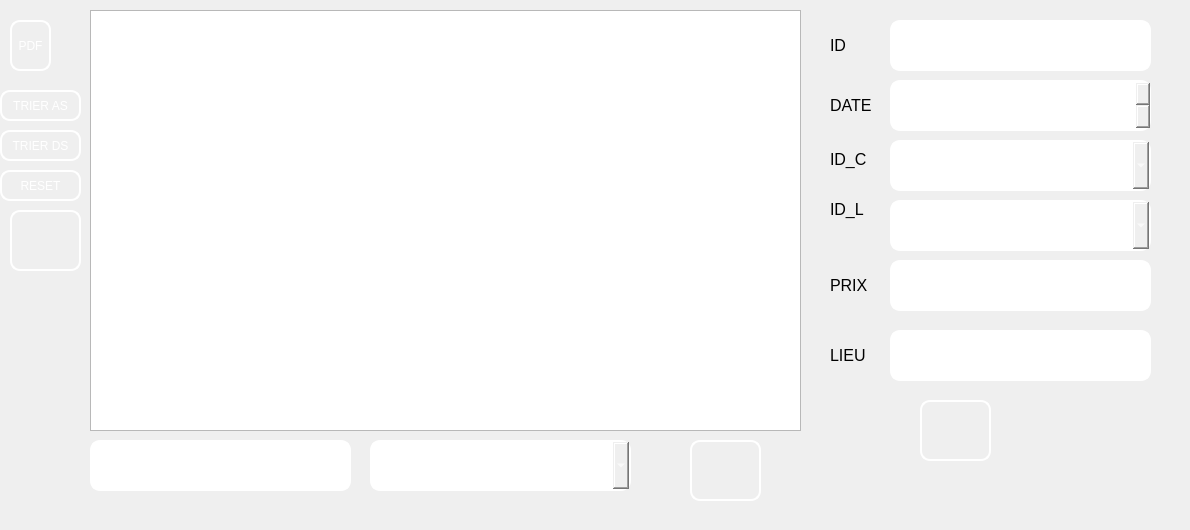
     <widget class="QWidget" name="tab_8">
      <attribute name="title">
       <string>Aficher les livraisons</string>
      </attribute>
      <widget class="QTableView" name="tablivraison">
       <property name="geometry">
        <rect>
         <x>90</x>
         <y>10</y>
         <width>711</width>
         <height>421</height>
        </rect>
       </property>
       <property name="styleSheet">
        <string notr="true">background-image: url(:/img/img/Sans titre - 1.jpg);</string>
       </property>
      </widget>
      <widget class="QPushButton" name="pushButton_trilivraisonas">
       <property name="enabled">
        <bool>true</bool>
       </property>
       <property name="geometry">
        <rect>
         <x>0</x>
         <y>90</y>
         <width>81</width>
         <height>31</height>
        </rect>
       </property>
       <property name="toolTip">
        <string>&lt;html&gt;&lt;head/&gt;&lt;body&gt;&lt;p&gt;RACE&lt;/p&gt;&lt;/body&gt;&lt;/html&gt;</string>
       </property>
       <property name="styleSheet">
        <string notr="true">background-image: url(:/img/img/Microsoft-EP_Graphic_10.16.jpg);
border-style: solid;
color: rgb(255, 255, 255);
border-color: white;
border-width: 2px;
border-radius: 10px;</string>
       </property>
       <property name="text">
        <string>TRIER AS</string>
       </property>
       <property name="icon">
        <iconset>
         <normaloff>../../Desktop/images.png</normaloff>../../Desktop/images.png</iconset>
       </property>
       <property name="iconSize">
        <size>
         <width>78</width>
         <height>100</height>
        </size>
       </property>
      </widget>
      <widget class="QPushButton" name="pushButton_trilivraisonds">
       <property name="enabled">
        <bool>true</bool>
       </property>
       <property name="geometry">
        <rect>
         <x>0</x>
         <y>130</y>
         <width>81</width>
         <height>31</height>
        </rect>
       </property>
       <property name="toolTip">
        <string>&lt;html&gt;&lt;head/&gt;&lt;body&gt;&lt;p&gt;RACE&lt;/p&gt;&lt;/body&gt;&lt;/html&gt;</string>
       </property>
       <property name="styleSheet">
        <string notr="true">background-image: url(:/img/img/Microsoft-EP_Graphic_10.16.jpg);
border-style: solid;
color: rgb(255, 255, 255);
border-color: white;
border-width: 2px;
border-radius: 10px;</string>
       </property>
       <property name="text">
        <string>TRIER DS</string>
       </property>
       <property name="icon">
        <iconset>
         <normaloff>../../Desktop/images.png</normaloff>../../Desktop/images.png</iconset>
       </property>
       <property name="iconSize">
        <size>
         <width>78</width>
         <height>100</height>
        </size>
       </property>
      </widget>
      <widget class="QPushButton" name="pushButton_resetlivraison">
       <property name="enabled">
        <bool>true</bool>
       </property>
       <property name="geometry">
        <rect>
         <x>0</x>
         <y>170</y>
         <width>81</width>
         <height>31</height>
        </rect>
       </property>
       <property name="toolTip">
        <string>&lt;html&gt;&lt;head/&gt;&lt;body&gt;&lt;p&gt;RACE&lt;/p&gt;&lt;/body&gt;&lt;/html&gt;</string>
       </property>
       <property name="styleSheet">
        <string notr="true">background-image: url(:/img/img/Microsoft-EP_Graphic_10.16.jpg);
border-style: solid;
color: rgb(255, 255, 255);
border-color: white;
border-width: 2px;
border-radius: 10px;</string>
       </property>
       <property name="text">
        <string>RESET</string>
       </property>
       <property name="icon">
        <iconset>
         <normaloff>../../Desktop/images.png</normaloff>../../Desktop/images.png</iconset>
       </property>
       <property name="iconSize">
        <size>
         <width>78</width>
         <height>100</height>
        </size>
       </property>
      </widget>
      <widget class="QLineEdit" name="lineEdit_recherchelivraison">
       <property name="geometry">
        <rect>
         <x>90</x>
         <y>440</y>
         <width>261</width>
         <height>51</height>
        </rect>
       </property>
       <property name="styleSheet">
        <string notr="true">background-image: url(:/img/img/Microsoft-EP_Graphic_10.16.jpg);
border-style: solid;
color: rgb(255, 255, 255);
border-color: white;
border-width: 2px;
border-radius: 10px;</string>
       </property>
      </widget>
      <widget class="QPushButton" name="pushButton_pdfl">
       <property name="enabled">
        <bool>true</bool>
       </property>
       <property name="geometry">
        <rect>
         <x>10</x>
         <y>20</y>
         <width>41</width>
         <height>51</height>
        </rect>
       </property>
       <property name="toolTip">
        <string>&lt;html&gt;&lt;head/&gt;&lt;body&gt;&lt;p&gt;RACE&lt;/p&gt;&lt;/body&gt;&lt;/html&gt;</string>
       </property>
       <property name="styleSheet">
        <string notr="true">border-style: solid;
background-image: url(:/img/img/1200px-PDF_file_icon.svg.png);
border-color: white;
border-width: 2px;
border-radius: 10px;
color: rgb(255, 255, 255);
</string>
       </property>
       <property name="text">
        <string>PDF</string>
       </property>
       <property name="icon">
        <iconset>
         <normaloff>../../Desktop/images.png</normaloff>../../Desktop/images.png</iconset>
       </property>
       <property name="iconSize">
        <size>
         <width>78</width>
         <height>100</height>
        </size>
       </property>
      </widget>
      <widget class="QComboBox" name="comboBox_recherchelivraison">
       <property name="geometry">
        <rect>
         <x>370</x>
         <y>440</y>
         <width>261</width>
         <height>51</height>
        </rect>
       </property>
       <property name="styleSheet">
        <string notr="true">border-style: solid;
border-color: white;
border-width: 2px;
border-radius: 10px;
color: rgb(255, 255, 255);
</string>
       </property>
       <item>
        <property name="text">
         <string>ID</string>
        </property>
       </item>
       <item>
        <property name="text">
         <string>IDC</string>
        </property>
       </item>
       <item>
        <property name="text">
         <string>PRIX</string>
        </property>
       </item>
      </widget>
      <widget class="QPushButton" name="pushButton_supprimerl">
       <property name="geometry">
        <rect>
         <x>690</x>
         <y>440</y>
         <width>71</width>
         <height>61</height>
        </rect>
       </property>
       <property name="styleSheet">
        <string notr="true">border-style: solid;
background-image: url(:/img/img/ex.jpg);
color: rgb(255, 255, 255);
border-color: white;
border-width: 2px;
border-radius: 10px;</string>
       </property>
       <property name="text">
        <string/>
       </property>
       <property name="icon">
        <iconset>
         <normaloff>../../Desktop/images (1).jpg</normaloff>../../Desktop/images (1).jpg</iconset>
       </property>
       <property name="iconSize">
        <size>
         <width>50</width>
         <height>100</height>
        </size>
       </property>
      </widget>
      <widget class="QLineEdit" name="lineEdit_prixl1">
       <property name="geometry">
        <rect>
         <x>890</x>
         <y>260</y>
         <width>261</width>
         <height>51</height>
        </rect>
       </property>
       <property name="styleSheet">
        <string notr="true">background-image: url(:/img/img/Microsoft-EP_Graphic_10.16.jpg);
border-style: solid;
color: rgb(255, 255, 255);
border-color: white;
border-width: 2px;
border-radius: 10px;</string>
       </property>
      </widget>
      <widget class="QDateEdit" name="lineEdit_datel1">
       <property name="geometry">
        <rect>
         <x>890</x>
         <y>80</y>
         <width>261</width>
         <height>51</height>
        </rect>
       </property>
       <property name="styleSheet">
        <string notr="true">background-image: url(:/img/img/Microsoft-EP_Graphic_10.16.jpg);
border-style: solid;
color: rgb(255, 255, 255);
border-color: white;
border-width: 2px;
border-radius: 10px;</string>
       </property>
      </widget>
      <widget class="QComboBox" name="comboBox_idc1">
       <property name="geometry">
        <rect>
         <x>890</x>
         <y>140</y>
         <width>261</width>
         <height>51</height>
        </rect>
       </property>
       <property name="styleSheet">
        <string notr="true">background-image: url(:/img/img/Microsoft-EP_Graphic_10.16.jpg);
border-style: solid;
color: rgb(255, 255, 255);
border-color: white;
border-width: 2px;
border-radius: 10px;</string>
       </property>
      </widget>
      <widget class="QPushButton" name="pushButton_modifierl">
       <property name="enabled">
        <bool>true</bool>
       </property>
       <property name="geometry">
        <rect>
         <x>920</x>
         <y>400</y>
         <width>71</width>
         <height>61</height>
        </rect>
       </property>
       <property name="toolTip">
        <string>&lt;html&gt;&lt;head/&gt;&lt;body&gt;&lt;p&gt;RACE&lt;/p&gt;&lt;/body&gt;&lt;/html&gt;</string>
       </property>
       <property name="styleSheet">
        <string notr="true">background-image: url(:/img/img/illustration-refresh-icon_53876-5630.jpg);
border-style: solid;
color: rgb(255, 255, 255);
border-color: white;
border-width: 2px;
border-radius: 10px;</string>
       </property>
       <property name="text">
        <string/>
       </property>
       <property name="icon">
        <iconset>
         <normaloff>../../Desktop/images.png</normaloff>../../Desktop/images.png</iconset>
       </property>
       <property name="iconSize">
        <size>
         <width>78</width>
         <height>100</height>
        </size>
       </property>
      </widget>
      <widget class="QLabel" name="label_33">
       <property name="enabled">
        <bool>false</bool>
       </property>
       <property name="geometry">
        <rect>
         <x>830</x>
         <y>90</y>
         <width>51</width>
         <height>31</height>
        </rect>
       </property>
       <property name="maximumSize">
        <size>
         <width>94</width>
         <height>76</height>
        </size>
       </property>
       <property name="font">
        <font>
         <family>MS Shell Dlg 2</family>
         <pointsize>11</pointsize>
         <weight>50</weight>
         <italic>false</italic>
         <bold>false</bold>
        </font>
       </property>
       <property name="toolTip">
        <string>&lt;html&gt;&lt;head/&gt;&lt;body&gt;&lt;p&gt;ID&lt;/p&gt;&lt;/body&gt;&lt;/html&gt;</string>
       </property>
       <property name="styleSheet">
        <string notr="true">background-image: url(:/img/img/585e4adacb11b227491c3392.png);

color: rgb(0,0,0);
</string>
       </property>
       <property name="text">
        <string>&lt;html&gt;&lt;head/&gt;&lt;body&gt;&lt;p&gt;&lt;span style=&quot; font-size:12pt;&quot;&gt;DATE&lt;/span&gt;&lt;/p&gt;&lt;/body&gt;&lt;/html&gt;</string>
       </property>
       <property name="wordWrap">
        <bool>false</bool>
       </property>
      </widget>
      <widget class="QLabel" name="label_34">
       <property name="enabled">
        <bool>false</bool>
       </property>
       <property name="geometry">
        <rect>
         <x>830</x>
         <y>270</y>
         <width>51</width>
         <height>31</height>
        </rect>
       </property>
       <property name="maximumSize">
        <size>
         <width>94</width>
         <height>61</height>
        </size>
       </property>
       <property name="font">
        <font>
         <family>MS Shell Dlg 2</family>
         <pointsize>11</pointsize>
         <weight>50</weight>
         <italic>false</italic>
         <bold>false</bold>
        </font>
       </property>
       <property name="toolTip">
        <string>&lt;html&gt;&lt;head/&gt;&lt;body&gt;&lt;p&gt;ID&lt;/p&gt;&lt;/body&gt;&lt;/html&gt;</string>
       </property>
       <property name="styleSheet">
        <string notr="true">background-image: url(:/img/img/585e4adacb11b227491c3392.png);

color: rgb(0,0,0);
</string>
       </property>
       <property name="text">
        <string>&lt;html&gt;&lt;head/&gt;&lt;body&gt;&lt;p&gt;&lt;span style=&quot; font-size:12pt;&quot;&gt;PRIX&lt;/span&gt;&lt;/p&gt;&lt;/body&gt;&lt;/html&gt;</string>
       </property>
       <property name="wordWrap">
        <bool>false</bool>
       </property>
      </widget>
      <widget class="QLabel" name="label_35">
       <property name="enabled">
        <bool>false</bool>
       </property>
       <property name="geometry">
        <rect>
         <x>830</x>
         <y>150</y>
         <width>51</width>
         <height>31</height>
        </rect>
       </property>
       <property name="maximumSize">
        <size>
         <width>94</width>
         <height>61</height>
        </size>
       </property>
       <property name="font">
        <font>
         <family>MS Shell Dlg 2</family>
         <pointsize>11</pointsize>
         <weight>50</weight>
         <italic>false</italic>
         <bold>false</bold>
        </font>
       </property>
       <property name="toolTip">
        <string>&lt;html&gt;&lt;head/&gt;&lt;body&gt;&lt;p&gt;ID&lt;/p&gt;&lt;/body&gt;&lt;/html&gt;</string>
       </property>
       <property name="styleSheet">
        <string notr="true">background-image: url(:/img/img/585e4adacb11b227491c3392.png);

color: rgb(0,0,0);
</string>
       </property>
       <property name="text">
        <string>&lt;html&gt;&lt;head/&gt;&lt;body&gt;&lt;p&gt;&lt;span style=&quot; font-size:12pt;&quot;&gt;ID_C&lt;br/&gt;&lt;/span&gt;&lt;/p&gt;&lt;/body&gt;&lt;/html&gt;</string>
       </property>
       <property name="wordWrap">
        <bool>false</bool>
       </property>
      </widget>
      <widget class="QLineEdit" name="lineEdit_idl1">
       <property name="geometry">
        <rect>
         <x>890</x>
         <y>20</y>
         <width>261</width>
         <height>51</height>
        </rect>
       </property>
       <property name="styleSheet">
        <string notr="true">background-image: url(:/img/img/Microsoft-EP_Graphic_10.16.jpg);
border-style: solid;
color: rgb(255, 255, 255);
border-color: white;
border-width: 2px;
border-radius: 10px;</string>
       </property>
      </widget>
      <widget class="QLabel" name="label_36">
       <property name="enabled">
        <bool>false</bool>
       </property>
       <property name="geometry">
        <rect>
         <x>830</x>
         <y>30</y>
         <width>31</width>
         <height>31</height>
        </rect>
       </property>
       <property name="maximumSize">
        <size>
         <width>94</width>
         <height>76</height>
        </size>
       </property>
       <property name="font">
        <font>
         <family>MS Shell Dlg 2</family>
         <pointsize>11</pointsize>
         <weight>50</weight>
         <italic>false</italic>
         <bold>false</bold>
        </font>
       </property>
       <property name="toolTip">
        <string>&lt;html&gt;&lt;head/&gt;&lt;body&gt;&lt;p&gt;ID&lt;/p&gt;&lt;/body&gt;&lt;/html&gt;</string>
       </property>
       <property name="styleSheet">
        <string notr="true">background-image: url(:/img/img/585e4adacb11b227491c3392.png);

color: rgb(0,0,0);
</string>
       </property>
       <property name="text">
        <string>&lt;html&gt;&lt;head/&gt;&lt;body&gt;&lt;p&gt;&lt;span style=&quot; font-size:12pt;&quot;&gt;ID&lt;/span&gt;&lt;/p&gt;&lt;/body&gt;&lt;/html&gt;</string>
       </property>
       <property name="wordWrap">
        <bool>false</bool>
       </property>
      </widget>
      <widget class="QPushButton" name="stat_button">
       <property name="geometry">
        <rect>
         <x>10</x>
         <y>210</y>
         <width>71</width>
         <height>61</height>
        </rect>
       </property>
       <property name="styleSheet">
        <string notr="true">border-style: solid;
background-image: url(:/images/stat.jpg);
color: rgb(255, 255, 255);
border-color: white;
border-width: 2px;
border-radius: 10px;</string>
       </property>
       <property name="text">
        <string/>
       </property>
      </widget>
      <widget class="QComboBox" name="comboBox_idl1">
       <property name="geometry">
        <rect>
         <x>890</x>
         <y>200</y>
         <width>261</width>
         <height>51</height>
        </rect>
       </property>
       <property name="styleSheet">
        <string notr="true">background-image: url(:/img/img/Microsoft-EP_Graphic_10.16.jpg);
border-style: solid;
color: rgb(255, 255, 255);
border-color: white;
border-width: 2px;
border-radius: 10px;</string>
       </property>
      </widget>
      <widget class="QLabel" name="label_37">
       <property name="enabled">
        <bool>false</bool>
       </property>
       <property name="geometry">
        <rect>
         <x>830</x>
         <y>200</y>
         <width>51</width>
         <height>31</height>
        </rect>
       </property>
       <property name="maximumSize">
        <size>
         <width>94</width>
         <height>61</height>
        </size>
       </property>
       <property name="font">
        <font>
         <family>MS Shell Dlg 2</family>
         <pointsize>11</pointsize>
         <weight>50</weight>
         <italic>false</italic>
         <bold>false</bold>
        </font>
       </property>
       <property name="toolTip">
        <string>&lt;html&gt;&lt;head/&gt;&lt;body&gt;&lt;p&gt;ID&lt;/p&gt;&lt;/body&gt;&lt;/html&gt;</string>
       </property>
       <property name="styleSheet">
        <string notr="true">background-image: url(:/img/img/585e4adacb11b227491c3392.png);

color: rgb(0,0,0);
</string>
       </property>
       <property name="text">
        <string>&lt;html&gt;&lt;head/&gt;&lt;body&gt;&lt;p&gt;&lt;span style=&quot; font-size:12pt;&quot;&gt;ID_L&lt;br/&gt;&lt;/span&gt;&lt;/p&gt;&lt;/body&gt;&lt;/html&gt;</string>
       </property>
       <property name="wordWrap">
        <bool>false</bool>
       </property>
      </widget>
      <widget class="QLineEdit" name="lineEdit_lieul1">
       <property name="geometry">
        <rect>
         <x>890</x>
         <y>330</y>
         <width>261</width>
         <height>51</height>
        </rect>
       </property>
       <property name="styleSheet">
        <string notr="true">background-image: url(:/img/img/Microsoft-EP_Graphic_10.16.jpg);
border-style: solid;
color: rgb(255, 255, 255);
border-color: white;
border-width: 2px;
border-radius: 10px;</string>
       </property>
      </widget>
      <widget class="QLabel" name="label_38">
       <property name="enabled">
        <bool>false</bool>
       </property>
       <property name="geometry">
        <rect>
         <x>830</x>
         <y>340</y>
         <width>51</width>
         <height>31</height>
        </rect>
       </property>
       <property name="maximumSize">
        <size>
         <width>94</width>
         <height>61</height>
        </size>
       </property>
       <property name="font">
        <font>
         <family>MS Shell Dlg 2</family>
         <pointsize>11</pointsize>
         <weight>50</weight>
         <italic>false</italic>
         <bold>false</bold>
        </font>
       </property>
       <property name="toolTip">
        <string>&lt;html&gt;&lt;head/&gt;&lt;body&gt;&lt;p&gt;ID&lt;/p&gt;&lt;/body&gt;&lt;/html&gt;</string>
       </property>
       <property name="styleSheet">
        <string notr="true">background-image: url(:/img/img/585e4adacb11b227491c3392.png);

color: rgb(0,0,0);
</string>
       </property>
       <property name="text">
        <string>&lt;html&gt;&lt;head/&gt;&lt;body&gt;&lt;p&gt;&lt;span style=&quot; font-size:12pt;&quot;&gt;LIEU&lt;/span&gt;&lt;/p&gt;&lt;/body&gt;&lt;/html&gt;</string>
       </property>
       <property name="wordWrap">
        <bool>false</bool>
       </property>
      </widget>
      <widget class="QLabel" name="label_40">
       <property name="geometry">
        <rect>
         <x>1060</x>
         <y>400</y>
         <width>121</width>
         <height>121</height>
        </rect>
       </property>
       <property name="styleSheet">
        <string notr="true">background-image: url(:/img/img/1024px-Volkswagen_Logo_till_1995.svg.png);</string>
       </property>
       <property name="text">
        <string/>
       </property>
      </widget>
     </widget>
